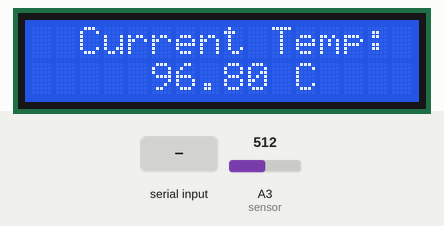
Bench run of a sketch on a simulated Arduino Uno, built with avr-gcc and run on an emulated ATmega328P. On the bench: 16×2 character LCD. Inputs (shaded band) come from the test bench; at power-on: A3 (sensor) = 512. What the sketch prints to the serial monitor is not drawn.

Above: at 4.8 s.
4.9 s: "1" received over Serial
At 6.2 s:
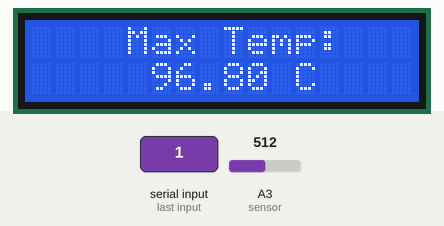
6.8 s: "2" received over Serial
At 8.2 s:
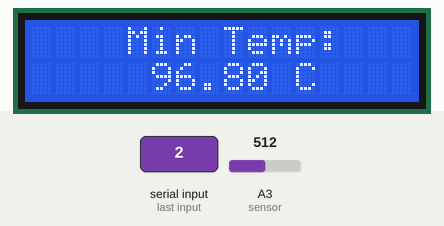
9.0 s: A3 (sensor) set to 306
At 10.3 s:
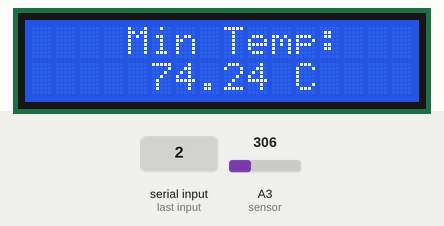
12.0 s: A3 (sensor) set to 145
At 13.9 s:
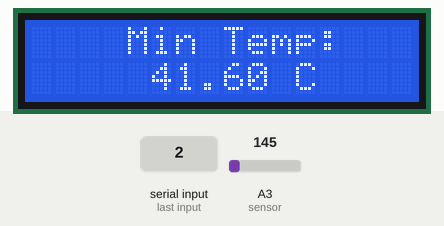
14.6 s: A3 (sensor) set to 122
At 17.6 s:
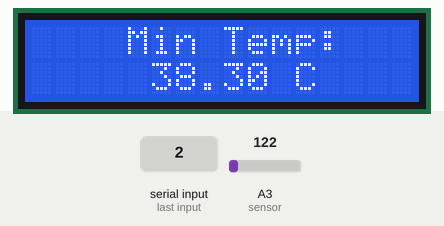
Timing chart, 0 to 18.6 s (numbered marks = the images above; inputs shaded):
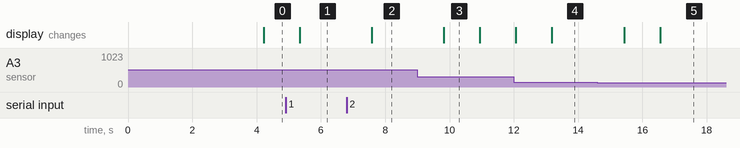

Measured:
- after the input at 4.9 s, the display: changes after 0.44 s (image 1)
- after the input at 6.8 s, the display: changes after 0.78 s (image 2)
- after the input at 9.0 s, the display: changes after 0.82 s (image 3)
- after the input at 12.0 s, the display: first changes after 0.06 s (image 4 shows a later state)
- after the input at 14.6 s, the display: first changes after 0.83 s (image 5 shows a later state)
- what the display in image 3 shows lasts 1.1 s, from 9.8 s to 10.9 s

The sketch:

Arduino.ino
```cpp
#include <Wire.h>
#include <LiquidCrystal_I2C.h>

int t=0;
int sensor = A3;
char i = 0, mode = 0;
float temp, out;
float arr[100], max = -55, min = 155;


LiquidCrystal_I2C lcd(0x27, 16, 2);

void setup() {

  mode=0;
  ADMUX = 0x43;
	ADCSRA = 0x84;


  pinMode(sensor,INPUT);

  //--------------------------------- LCD INIT
  lcd.init();
  lcd.backlight();
  lcd.setCursor (0,0);
  lcd.print ("    ARDUINO     ");
  lcd.setCursor (0,1);
  lcd.print ("TEMPRETURE METER");
  //---------------------------------
  Serial.begin(9600);
  delay (3000);


}

// the loop function runs over and over again forever
void loop(void) {

  delay(10);
  t++;

  //input + conversion
  temp=(analogRead(sensor)*5)/10;


  //pre-processing (taking avg)-----------------
  arr[i++]=temp;
  if (i==100) {i=0;}

  temp=0;
  for (char j = 0; j < 100; j++) {
    temp = temp + arr[j];
  }
  temp=temp/100;
  //ML formula
  temp=(0.3*temp+20);


  //output to terminal --------------------------
  if (t%50==0) {
      if (Serial.available()) {
        mode = Serial.read();
      }

      //recording max and min ----------------------

      Serial.print("Crrent: ");
      Serial.print(temp);
      Serial.print(" ");
      Serial.print("Max: ");
      Serial.print(max);
      Serial.print(" ");
      Serial.print("Min: ");
      Serial.print(min);
      Serial.println(" ");

  }


  //output to display --------------------------
  if (t==100) {
    if (temp > max) { max = temp; }
    if (temp < min) { min = temp; }

    //output to led
    switch(mode) {
      case '1':
        printMax(); break;
      case '2':
        printMin(); break;
      default:
        printCur(); break;
    }
    t=0;
  }

}


void printCur() {

  lcd.setCursor (0,0);
  lcd.print("  Current Temp: ");
  lcd.setCursor (0,1);
  lcd.print("     ");
  lcd.print(temp);
  lcd.println(" C     ");
}

void printMax() {

  lcd.setCursor (0,0);
  lcd.print("    Max Temp:  ");
  lcd.setCursor (0,1);
  lcd.print("     ");
  lcd.print(max);
  lcd.println(" C     ");
}

void printMin() {

  lcd.setCursor (0,0);
  lcd.print("    Min Temp:   ");
  lcd.setCursor (0,1);
  lcd.print("     ");
  lcd.print(min);
  lcd.println(" C     ");
}
```
